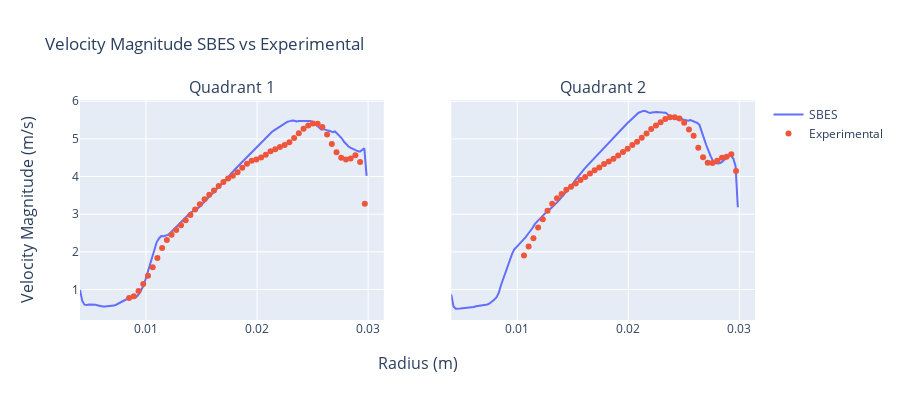

Notebook cell for this chart:
### Markdown cell above
### Quadrant 1 & 2 Velocity Comparison

### Code cell
color10_16 = ['#636EFA', '#EF553B', '#00CC96', '#AB63FA', '#FFA15A', '#19D3F3', '#FF6692', '#B6E880', '#FF97FF',
              '#FECB52']
fig = make_subplots(
    rows=1,
    cols=2,
    shared_yaxes=True,
    x_title="Radius (m)",
    y_title="Velocity Magnitude (m/s)",
    subplot_titles=("Quadrant 1", "Quadrant 2"))

fig.add_trace(go.Scatter(x=SBES_df['radius.4'],
                         y=SBES_df['inst_Vmag.4'],
                         mode='lines',
                         name='SBES',
                         line=dict(color=color10_16[0])),
              row=1, col=1)

fig.add_trace(go.Scatter(x=EX_df['radius'],
                         y=EX_df['velocity-mag (m/s)'],
                         mode='markers',
                         name='Experimental',
                         line=dict(color=color10_16[1])),
              row=1, col=1)

fig.add_trace(go.Scatter(x=SBES_df['radius.5'],
                         y=SBES_df['inst_Vmag.5'],
                         mode='lines',
                         name='SBES',
                         line=dict(color=color10_16[0]),
                         showlegend=False),
              row=1, col=2)

fig.add_trace(go.Scatter(x=EX_df['radius.1'],
                         y=EX_df['velocity-mag (m/s).1'],
                         mode='markers',
                         name='Experimental',
                         line=dict(color=color10_16[1]),
                         showlegend=False),
              row=1, col=2)

fig.update_layout(height=400, width=900,
                  title_text="Velocity Magnitude SBES vs Experimental")

fig.show()

### Figure 1 — Plotly figure (JSON) as saved in the notebook; plotly's stock layout.template omitted (floating-point values rounded to 4 significant figures; data arrays with more than 128 entries replaced by an {"elided": "..."} marker saying what was removed)
{"data": [{"line": {"color": "#636EFA"}, "mode": "lines", "name": "SBES", "type": "scatter", "x": {"elided": "150 float values"}, "xaxis": "x", "y": {"elided": "150 float values"}, "yaxis": "y"}, {"line": {"color": "#EF553B"}, "mode": "markers", "name": "Experimental", "type": "scatter", "x": [0.008485, 0.00891, 0.009334, 0.009758, 0.01018, 0.01061, 0.01103, 0.01146, 0.01188, 0.0123, 0.01273, 0.01315, 0.01358, 0.014, 0.01442, 0.01485, 0.01527, 0.0157, 0.01612, 0.01655, 0.01697, 0.01739, 0.01782, 0.01824, 0.01867, 0.01909, 0.01952, 0.01994, 0.02036, 0.02079, 0.02121, 0.02164, 0.02206, 0.02249, 0.02291, 0.02333, 0.02376, 0.02418, 0.02461, 0.02503, 0.02546, 0.02588, 0.0263, 0.02673, 0.02715, 0.02758, 0.028, 0.02843, 0.02885, 0.02927, 0.0297, null, null, null, null, null, null, null, null, null, null, null, null, null], "xaxis": "x", "y": [0.7726, 0.8215, 0.9621, 1.146, 1.364, 1.591, 1.838, 2.1, 2.312, 2.454, 2.583, 2.708, 2.836, 2.976, 3.128, 3.263, 3.398, 3.517, 3.627, 3.746, 3.857, 3.947, 4.018, 4.113, 4.231, 4.34, 4.417, 4.45, 4.503, 4.58, 4.673, 4.721, 4.781, 4.839, 4.91, 5.021, 5.149, 5.27, 5.358, 5.406, 5.4, 5.315, 5.115, 4.861, 4.645, 4.497, 4.454, 4.481, 4.565, 4.388, 3.278, null, null, null, null, null, null, null, null, null, null, null, null, null], "yaxis": "y"}, {"line": {"color": "#636EFA"}, "mode": "lines", "name": "SBES", "showlegend": false, "type": "scatter", "x": {"elided": "150 float values"}, "xaxis": "x2", "y": {"elided": "150 float values"}, "yaxis": "y2"}, {"line": {"color": "#EF553B"}, "mode": "markers", "name": "Experimental", "showlegend": false, "type": "scatter", "x": [0.01061, 0.01103, 0.01146, 0.01188, 0.0123, 0.01273, 0.01315, 0.01358, 0.014, 0.01442, 0.01485, 0.01527, 0.0157, 0.01612, 0.01655, 0.01697, 0.01739, 0.01782, 0.01824, 0.01867, 0.01909, 0.01952, 0.01994, 0.02036, 0.02079, 0.02121, 0.02164, 0.02206, 0.02249, 0.02291, 0.02333, 0.02376, 0.02418, 0.02461, 0.02503, 0.02546, 0.02588, 0.0263, 0.02673, 0.02715, 0.02758, 0.028, 0.02843, 0.02885, 0.02927, 0.0297, null, null, null, null, null, null, null, null, null, null, null, null, null, null, null, null, null, null], "xaxis": "x2", "y": [1.905, 2.141, 2.361, 2.65, 2.865, 3.093, 3.277, 3.42, 3.537, 3.649, 3.727, 3.813, 3.906, 3.989, 4.078, 4.165, 4.239, 4.333, 4.402, 4.469, 4.56, 4.653, 4.735, 4.837, 4.926, 5.027, 5.143, 5.261, 5.356, 5.443, 5.526, 5.572, 5.576, 5.543, 5.428, 5.251, 5.081, 4.762, 4.513, 4.366, 4.358, 4.421, 4.496, 4.525, 4.592, 4.148, null, null, null, null, null, null, null, null, null, null, null, null, null, null, null, null, null, null], "yaxis": "y2"}], "layout": {"annotations": [{"font": {"size": 16}, "showarrow": false, "text": "Quadrant 1", "x": 0.225, "xanchor": "center", "xref": "paper", "y": 1.0, "yanchor": "bottom", "yref": "paper"}, {"font": {"size": 16}, "showarrow": false, "text": "Quadrant 2", "x": 0.775, "xanchor": "center", "xref": "paper", "y": 1.0, "yanchor": "bottom", "yref": "paper"}, {"font": {"size": 16}, "showarrow": false, "text": "Radius (m)", "x": 0.5, "xanchor": "center", "xref": "paper", "y": 0, "yanchor": "top", "yref": "paper", "yshift": -30}, {"font": {"size": 16}, "showarrow": false, "text": "Velocity Magnitude (m/s)", "textangle": -90, "x": 0, "xanchor": "right", "xref": "paper", "xshift": -40, "y": 0.5, "yanchor": "middle", "yref": "paper"}], "height": 400, "title": {"text": "Velocity Magnitude SBES vs Experimental"}, "width": 900, "xaxis": {"anchor": "y", "domain": [0.0, 0.45]}, "xaxis2": {"anchor": "y2", "domain": [0.55, 1.0]}, "yaxis": {"anchor": "x", "domain": [0.0, 1.0]}, "yaxis2": {"anchor": "x2", "domain": [0.0, 1.0], "matches": "y", "showticklabels": false}}}
